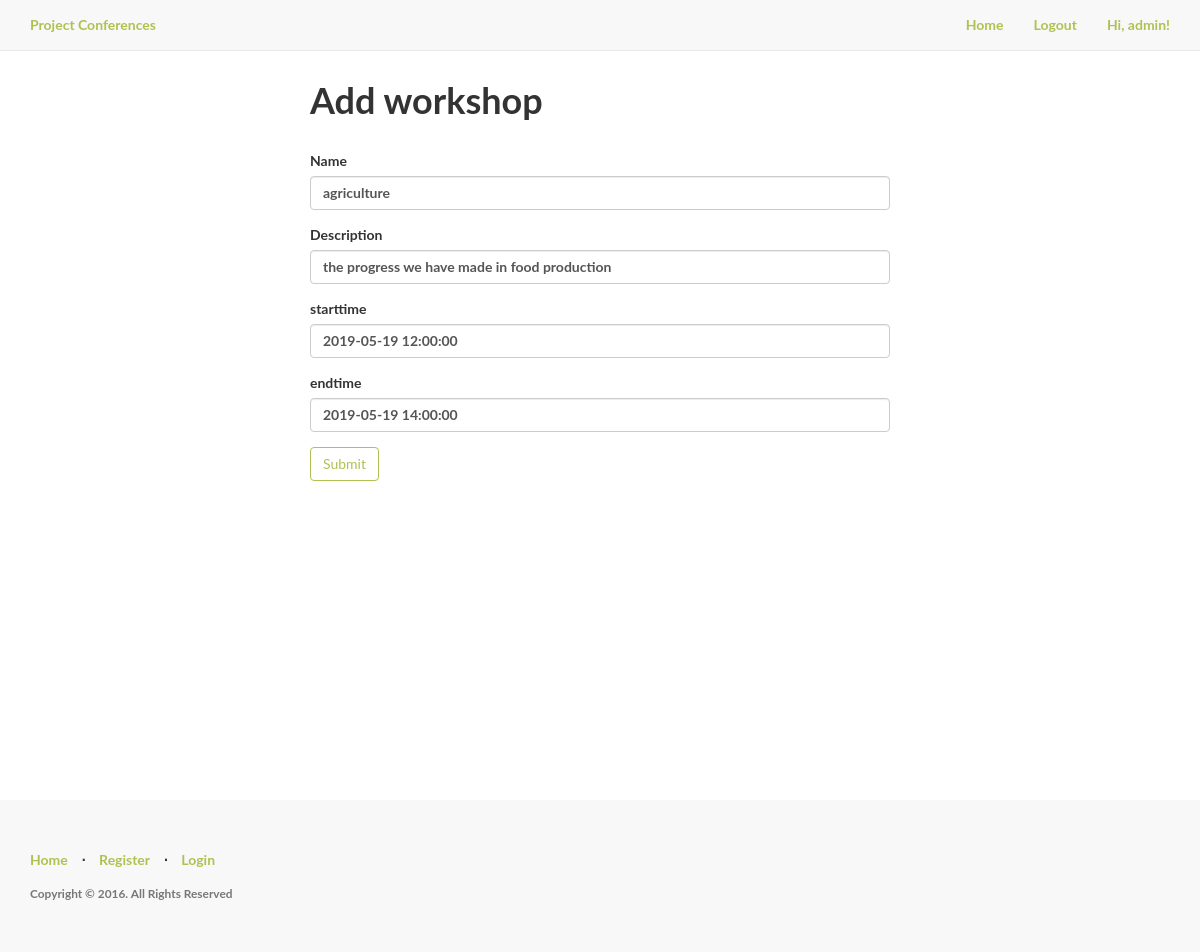
Page /admin/workshop/edit/1 (signed in) on the committed database.
### myapp/models.py (models this page shows, shortened)
class Participant(UserMixin,db.Model):
    __tablename__='participants'
    id=db.Column(db.Integer,primary_key=True)
    name=db.Column(db.String(50),)
    email= db.Column(db.String(60),unique=True)
    password_hash=db.Column(db.String(128))
    is_admin = db.Column(db.Boolean, default=False)
    @property
    def password(self):
        """
        Prevent pasword from being accessed
        """
        raise AttributeError('password is not a readable attribute.')

class Workshop(db.Model):
    __tablename__= 'workshops'
    id = db.Column(db.Integer,primary_key=True)
    name = db.Column(db.String(60))
    description = db.Column(db.String(200))
    starttime = db.Column(db.DateTime)
    endtime = db.Column(db.DateTime)
    duration = db.Column(db.Interval)
    conference_id= db.Column(db.Integer, db.ForeignKey('conferences.id',ondelete='CASCADE'))

### myapp/admin/views.py (the view, shortened to what this page needs)
@admin.route('/workshop/edit/<shopid>',methods= ['GET','POST'])
@login_required
def edit_workshop(shopid):
    workshop= Workshop.query.get_or_404(shopid)
    confid=workshop.conference_id
    form = Workshopform(obj=workshop)
    form.description.data = workshop.description
    form.name.data = workshop.name
    form.starttime.data =workshop.starttime
    form.endtime.data=workshop.endtime
    return render_template('admin/workshops/workshop.html', action="Edit",
                           add_workshop=add_workshop, form=form,
                           title="Edit Conference")

### myapp/admin/forms.py
class Workshopform(FlaskForm):
     name = StringField('Name',validators=[DataRequired()])
     description = StringField('Description',validators=[DataRequired()])
     starttime =  DateTimeField('starttime',validators=[DataRequired()])
     endtime = DateTimeField('endtime',validators=[DataRequired()])
     submit = SubmitField('Submit')

### myapp/models.py (called while the page is built)
@login_manager.user_loader
def load_user(user_id):
    return Participant.query.get(int(user_id))

### myapp/templates/admin/workshops/workshop.html (shortened to what this page needs)
{% import "bootstrap/wtf.html" as wtf %}
{% extends "base.html" %}
{% block body %}
<div class="content-section">
 <div class="outer">
    <div class="middle">
      <div class="inner">
        <div class="center">
            {% if add_workshop %}
                <h1>Add workshop</h1>
            {% else %}
                <h1>Edit workshop</h1>
            {% endif %}
            <br/>
            {{ wtf.quick_form(form) }}
        </div>
      </div>
    </div>
  </div>
</div>
{% endblock %}

### myapp/templates/base.html (shortened to what this page needs)
<!DOCTYPE html>
<html lang="en">
<head>
    <link href="https://maxcdn.bootstrapcdn.com/bootstrap/3.3.7/css/bootstrap.min.css" rel="stylesheet">
    <link href="{{ url_for('static', filename='css/style.css') }}" rel="stylesheet">
</head>
<body>
    <nav class="navbar navbar-default navbar-fixed-top topnav" role="navigation">
        <div class="container topnav">
          <div class="navbar-header">
              <a class="navbar-brand topnav" href="{{ url_for('home.homepage') }}">Project Conferences</a>
          </div>
          <div class="collapse navbar-collapse" id="bs-example-navbar-collapse-1">
              <ul class="nav navbar-nav navbar-right">
                {% if current_user.is_authenticated %}
                <li><a href="{{ url_for('home.homepage') }}">Home</a></li>
                <li><a href="{{ url_for('auth.logout') }}">Logout</a></li>
                <li><a>  Hi, {{ current_user.name }}!</a></li>
              {% else %}
                <li><a href="{{ url_for('home.homepage') }}">Home</a></li>
                <li><a href="{{ url_for('auth.register') }}">Register</a></li>
                <li><a href="{{ url_for('auth.login') }}">Login</a></li>
              {% endif %}
</ul>
          </div>
        </div>
    </nav>
    <div class="wrapper">
      {% block body %}
      {% endblock %}
      <div class="push"></div>
    </div>
    <footer>
        <div class="container">
            <div class="row">
                <div class="col-lg-12">
                    <ul class="list-inline">
                        <li><a href="{{ url_for('home.homepage') }}">Home</a></li>
                        <li class="footer-menu-divider">⋅</li>
                        <li><a href="#">Register</a></li>
                        <li class="footer-menu-divider">⋅</li>
                        <li><a href="#">Login</a></li>
                    </ul>
                    <p class="copyright text-muted small">Copyright © 2016. All Rights Reserved</p>
                </div>
            </div>
        </div>
    </footer>
</body>
</html>

### myapp/static/css/style.css (style rules this page uses)
body, html { width: 100%; height: 100%; }
body, h1, h2, h3 { font-family: "Lato", "Helvetica Neue", Helvetica, Arial, sans-serif; font-weight: 700; }
a, .navbar-default .navbar-brand, .navbar-default .navbar-nav>li>a { color: #aec251; }
footer { padding: 50px 0; background-color: #f8f8f8; }
p.copyright { margin: 15px 0 0; }
.btn-default { border-color: #aec251; color: #aec251; }
.center { margin: auto; width: 50%; padding: 10px; }
.content-section { padding: 50px 0; border-top: 1px solid #e7e7e7; }
.footer, .push { clear: both; height: 4em; }
.topnav { font-size: 14px; }
.wrapper { min-height: 100%; height: auto !important; height: 100%; margin: 20 auto -4em; }

### rows in the picture
Participant: name "admin"
Workshop: name "agriculture", description "the progress we have made in food production", starttime "2019-05-19 12:00:00", endtime "2019-05-19 14:00:00"
